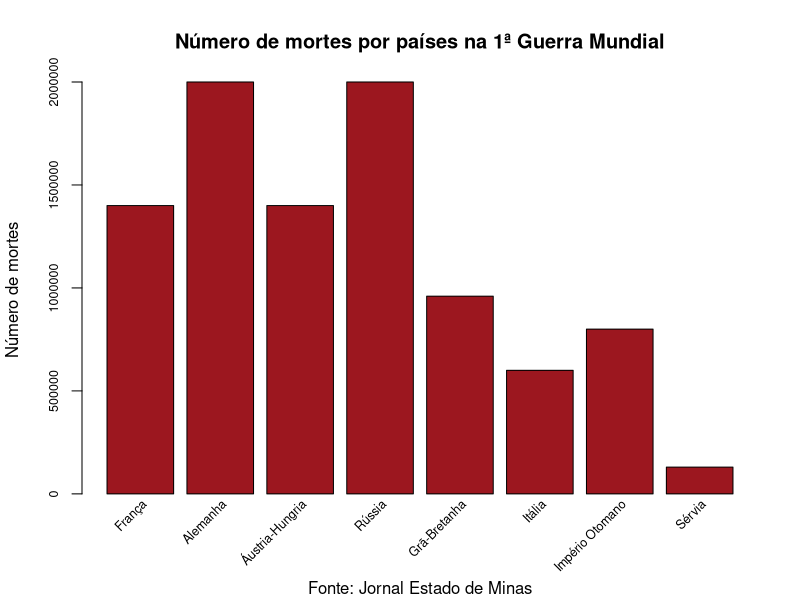

Source code (R):
## ---- chunk 1
options(scipen=999999)
## ---- chunk 2
paises <- c(
  "França",
  "Alemanha",
  "Áustria-Hungria",
  "Rússia",
  "Grã-Bretanha",
  "Itália",
  "Império Otomano",
  "Sérvia"
  )

mortes <- c(1400000, 2000000, 1400000, 2000000, 960000, 600000, 800000, 130000)
## ---- chunk 3
library(dplyr)

barplot(
  mortes,
  col = "#9c171f",
  cex.axis = 0.75,
  main = "Número de mortes por países na 1ª Guerra Mundial",
  ylab = "Número de mortes",
  xaxt="n",
  sub = "Fonte: Jornal Estado de Minas"
) %>% 
  text(labels = paises, 
       par("usr")[3],
       srt = 45, 
       adj = c(1,1), 
       xpd = TRUE, 
       cex = 0.75
  )
